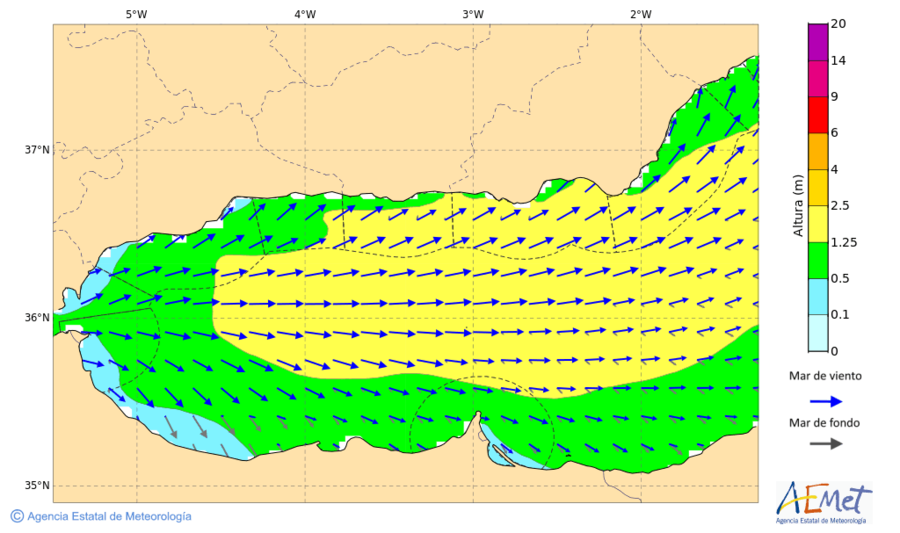
#> input picture img/aemet-yellow.png, 900 x 533 px
$ jupyter execute 04_contours_touch.ipynb
#> lines starting #> are read from the running program, lines starting #| are printed output that depends on the picture; after the words box and inside, x2 and y2 are one past the last pixel; in counts of white or black regions, pixels touching at a corner belong together
[cell 1]
import cv2 as cv
import numpy as np
import matplotlib.pyplot as plt
import common_lib
import importlib
importlib.reload(common_lib)
from common_lib.util import rgb_to_hsv

[cell 2]
img = cv.imread('../img/aemet-yellow.png', cv.IMREAD_COLOR)
#> img is the input picture: shape (533, 900, 3); mean B, G, R 153.3, 233.5, 206.4
plt.imshow(cv.cvtColor(img, cv.COLOR_BGR2RGB))

[cell 3]
def create_hsv_bounds(hsv, h_delta=10, s_delta=50, v_delta=50):
    h, s, v = hsv[0, 0].astype(np.int16) # unpacking the array. rembber it's triple nested
    lower_bound = np.array([max(h - h_delta,0), max(s - s_delta,0), max(v - v_delta,0)]).astype(np.uint8)
    upper_bound = np.array([min(h + h_delta,179), min(s + s_delta,255), min(v + v_delta,255)]).astype(np.uint8)
    # lower_bound = np.array([15, 60, 200])  # Adjusted lower bounds (narrower)
    # upper_bound = np.array([25, 120, 255])
    return lower_bound, upper_bound

def rgb_to_hsv(rgb: list) -> np.ndarray:
    source = np.array(rgb, dtype=np.uint8).reshape(1, 1, 3)
    return cv.cvtColor(source, cv.COLOR_RGB2HSV)

yellow_rgb = (255, 255, 110)
beige_rgb = (255, 227, 173)

y_hsv = rgb_to_hsv(yellow_rgb)
b_hsv = rgb_to_hsv(beige_rgb)
y_lo, y_hi = create_hsv_bounds(y_hsv, 10)
b_lo, b_hi = create_hsv_bounds(b_hsv, 5,40,40 )

print(b_lo, b_hi)

mask_y = cv.inRange(cv.cvtColor(img, cv.COLOR_BGR2HSV), y_lo, y_hi)
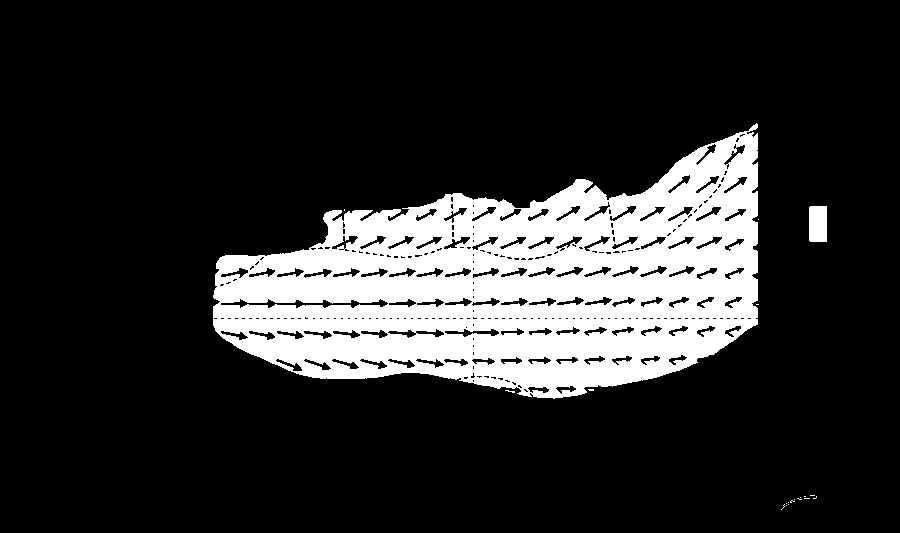
#> mask_y: shape (533, 900); 17.5% white; 20 white regions (18 under 20 px), largest, box (x1, y1, x2, y2) and area: (213, 123, 758, 399) 83427, (809, 206, 827, 242) 646
mask_b = cv.inRange(cv.cvtColor(img, cv.COLOR_BGR2HSV), b_lo, b_hi)
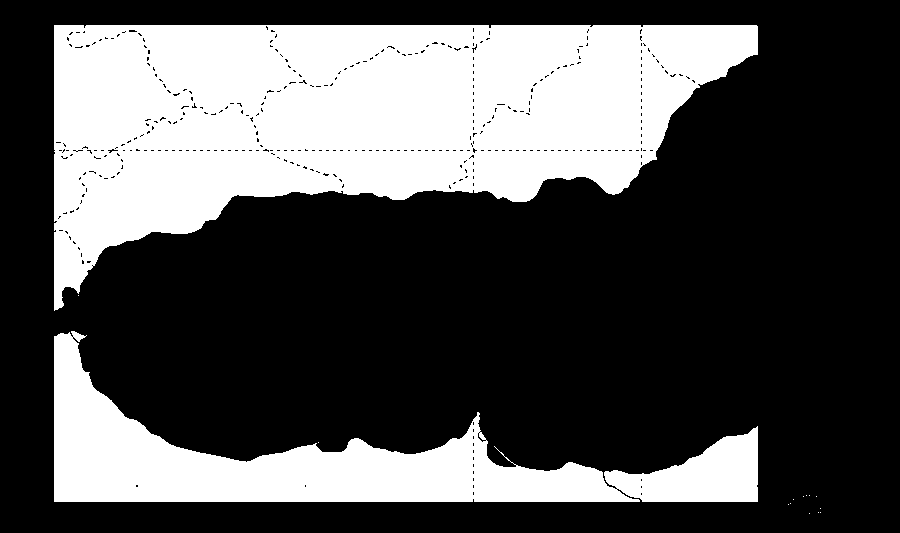
#> mask_b: shape (533, 900); 32.3% white; 15 white regions (13 under 20 px)
# img = cv.bitwise_and(img, img, mask=mask)
fig, axes = plt.subplots(1,2)

axes[0].imshow(mask_y, cmap='gray')
axes[1].imshow(mask_b, cmap='gray')
plt.show()
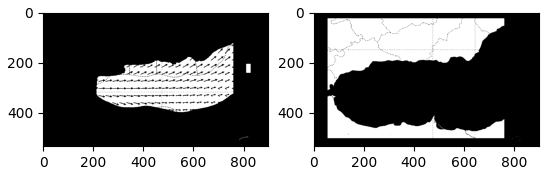
#> figure drawn by matplotlib, 2 panels
# plt.imshow(cv.cvtColor(img, cv.COLOR_BGR2RGB))

[cell 4]
# now let's get the contours and figure out if the shapes are touching

contours_y, _ = cv.findContours(mask_y, cv.RETR_EXTERNAL, cv.CHAIN_APPROX_SIMPLE)
#> contours_y = 20 contours, 18 with area under 20; largest, box (x1, y1, x2, y2) and area: (213, 123, 758, 399) 92671, (809, 206, 827, 242) 594
contours_b, _ = cv.findContours(mask_b, cv.RETR_EXTERNAL, cv.CHAIN_APPROX_SIMPLE)
#> contours_b = 15 contours, 13 with area under 20; largest, box (x1, y1, x2, y2) and area: (54, 25, 758, 311) 115180, (54, 331, 758, 502) 39536

touching = False
touching_points = []
for bc in contours_b:
    for yc in contours_y:
        for bpoint in bc:
            p = (int(bpoint[0][0]), int(bpoint[0][1]))
            dist =  cv.pointPolygonTest(yc, p, True)
            if dist >=-5 and dist < 5:
                touching_points.append(p)
#> this loop made 15 passes
#> bc on passes 1 to 12: [[809, 513]], [[820, 512]], [[818, 512]], [[820, 508]], [[788, 504]], [[790, 503]], [[793, 499]], [[816, 496]], [[803, 496]], [[809, 495]], [[806, 495]], [[318, 442]]
#> after the loop, touching_points = 78 pairs, first value 442 to 816, second value 176 to 504


print(len(touching_points))
#| 78
for tp in touching_points:
    cv.circle(img, tp, 5, (0,0,255), -1)
#> this loop made 78 passes
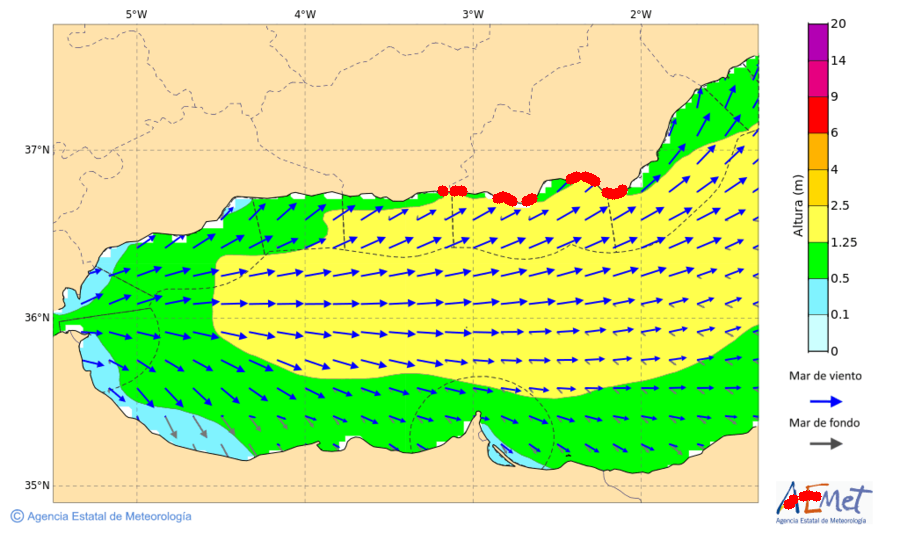
#> img: shape (533, 900, 3); 0.35% of pixels changed, all inside (x1, y1, x2, y2) = (437, 171, 822, 510)

plt.imshow(cv.cvtColor(img, cv.COLOR_BGR2RGB))
